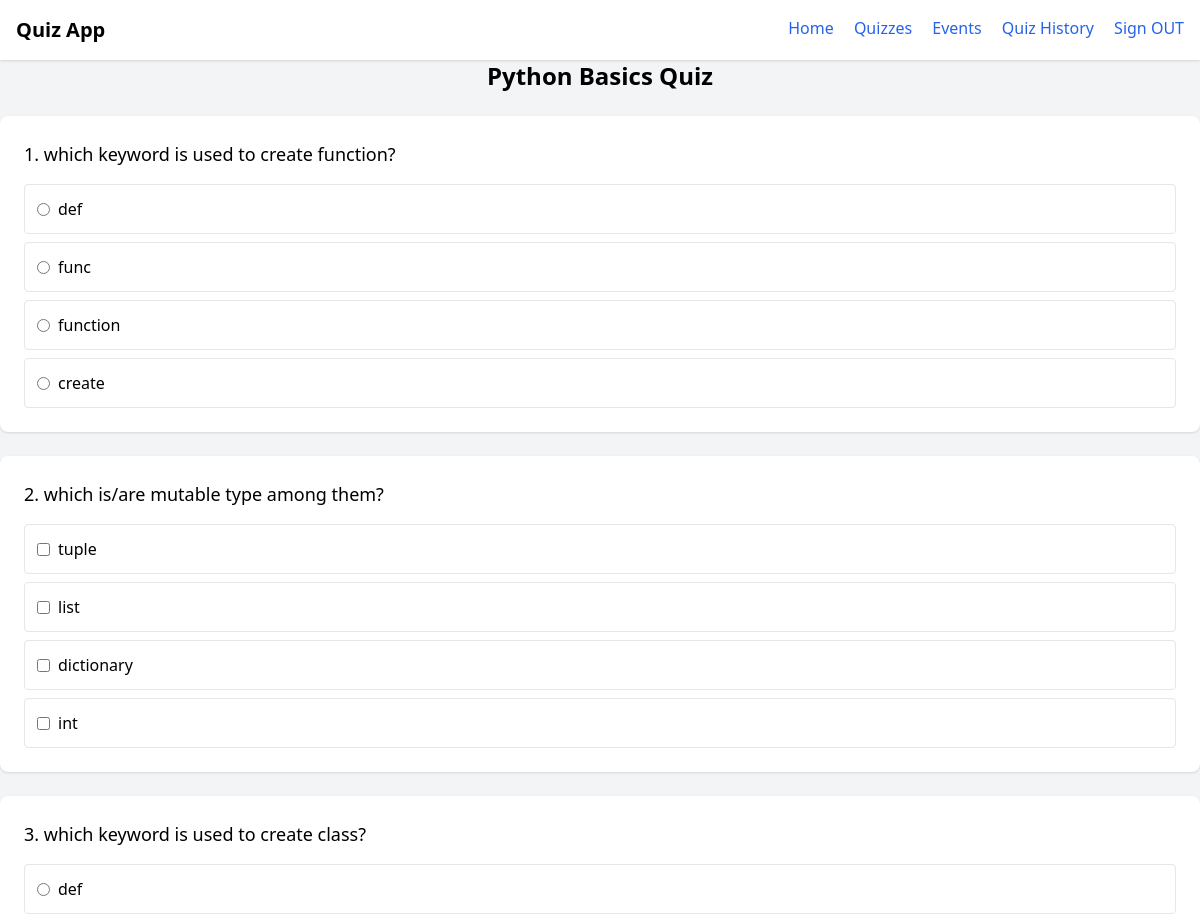
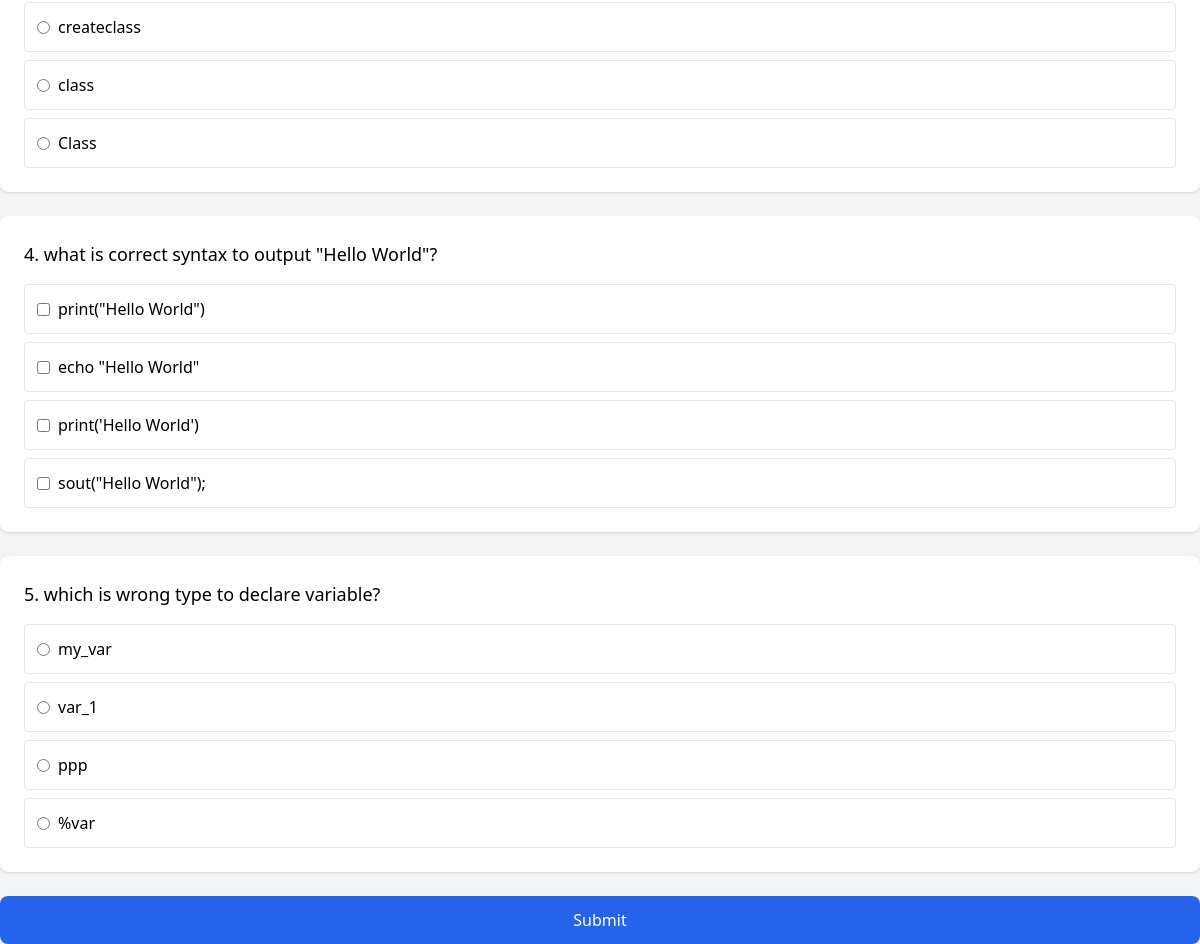
Page /quiz_attempt/1 (signed in) on the committed database (2 pictures, top to bottom).
### quizzs/models.py (models this page shows, shortened)
class Quiz(models.Model):
    title = models.CharField(max_length=50)
    description = models.TextField()
    created_at = models.DateTimeField(auto_now_add=True)
    updated_at = models.DateTimeField(auto_now=True)

class Question(models.Model):
    QUESTION_TYPE=[
        ("SINGLE", "SINGLE"),
        ("MULTIPLE", "MULTIPLE")
    ]
    quiz = models.ForeignKey(Quiz, on_delete=models.CASCADE, related_name='question')
    text = models.TextField()
    question_type = models.CharField(choices=QUESTION_TYPE, default="SINGLE")
    created_at = models.DateTimeField(auto_now_add=True)

class Answer(models.Model):
    question = models.ForeignKey(Question, on_delete=models.CASCADE, related_name='answer')
    text = models.TextField()
    is_correct = models.BooleanField(default=False)

### quizzs/views.py (the view, shortened to what this page needs)
# urls.py: path('quiz_attempt/<int:quiz_id>', views.quiz_attempt, name='quiz_attempt'),
def quiz_attempt(request, quiz_id):
    if 'uid' not in request.session:
        return redirect('signin')
    uid = request.session.get('uid')
    user = User.objects.get(id=uid)
    quiz = Quiz.objects.get(id=quiz_id)
    questions = quiz.question.all().prefetch_related('answer')
    con = {
        'quiz':quiz,
        'questions':questions,
        'user_name':user.username,
    }
    return render(request, 'quiz_attempt.html', con)

### quizzs/templates/quiz_attempt.html (shortened to what this page needs)
{% extends 'home.html' %}
{% block content %}
<h1 class="text-center text-2xl font-bold mb-6">{{ quiz.title }}</h1>
<form action="{% url 'quiz_attempt' quiz.id %}" method="POST">
    {% for qs in questions %}
        <div class="bg-white p-6 rounded-lg shadow mb-6">
            <p class="text-lg font-medium mb-4">{{ forloop.counter }}. {{ qs.text }}</p>
            <div class="space-y-2">
                {% if qs.question_type == "SINGLE" %}
                    {% for ans in qs.answer.all %}
                        <label class="flex items-center p-3 border rounded hover:bg-gray-100 cursor-pointer">
                            <input type="radio" name="q_{{ qs.id }}" value="{{ ans.id }}" class="mr-2" />
                            {{ ans.text }}
                        </label>
                    {% endfor %}
                {% else %}
                    {% for ans in qs.answer.all %}
                        <label class="flex items-center p-3 border rounded hover:bg-gray-100 cursor-pointer">
                            <input type="checkbox" name="q_{{ qs.id }}" value="{{ ans.id }}" class="mr-2" />
                            {{ ans.text }}
                        </label>
                    {% endfor %}
                {% endif %}
            </div>
        </div>
    {% endfor %}
    <button type="submit" class="w-full bg-blue-600 text-white p-3 rounded-lg">
        Submit
    </button>
</form>
{% endblock %}

### rows in the picture
Quiz: title "Python Basics Quiz"
Question: text "which keyword is used to create function?"
Answer: text "def"
Answer: text "func"
Answer: text "function"
Answer: text "create"
Question: text "which is/are mutable type among them?"
Answer: text "tuple"
Answer: text "list"
Answer: text "dictionary"
Answer: text "int"
Question: text "which keyword is used to create class?"
Answer: text "def"
Answer: text "createclass"
Answer: text "class"
Answer: text "Class"
Question: text "what is correct syntax to output \"Hello World\"?"
Answer: text "print(\"Hello World\")"
Answer: text "echo \"Hello World\""
Answer: text "print('Hello World')"
Answer: text "sout(\"Hello World\");"
Question: text "which is wrong type to declare variable?"
Answer: text "my_var"
Answer: text "var_1"
Answer: text "ppp"
Answer: text "%var"
